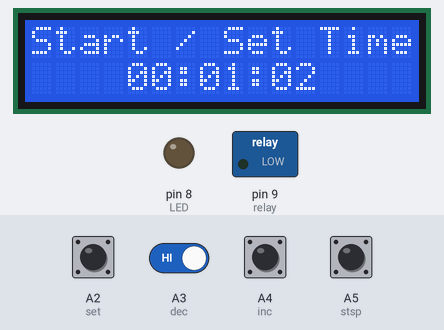
The sketch below on a simulated Arduino Uno, built with avr-gcc and run on an emulated ATmega328P. Shown: 16×2 character LCD, switched loads named in the sketch (green lamp = pin HIGH), output pins drawn as LEDs (lit = HIGH). The test bench sets the inputs (shaded band); at power-on: A2 (set), A3 (dec), A4 (inc), A5 (stsp) HIGH. EEPROM starts erased.

Above: at 3.2 s.
3.3 s: A5 (stsp) pulled LOW for 0.15 s
At 4.3 s:
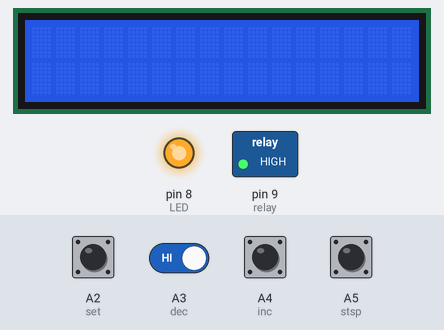
6.4 s: A5 (stsp) pulled LOW for 1 s
At 7.7 s:
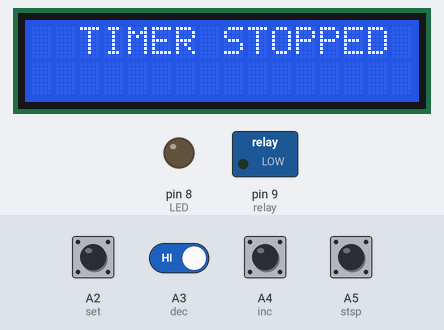
10.4 s: A2 (set) pulled LOW for 0.15 s
At 11.3 s:
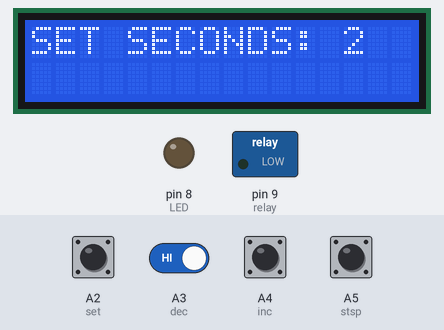
12.4 s: A2 (set) pulled LOW for 1 s
At 13.25 s:
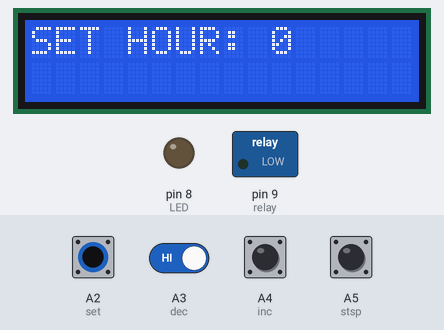
14.9 s: A2 (set) driven LOW and A3 (dec) driven LOW
At 16.08 s:
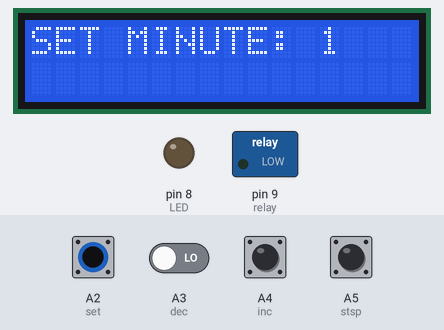
17.9 s: A2 (set) driven HIGH
At 18.4 s:
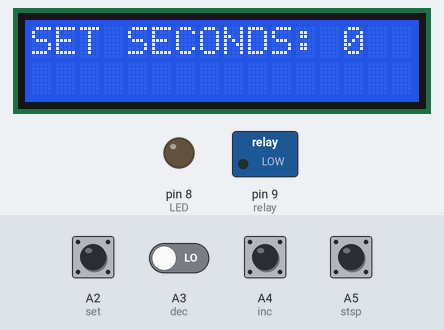
Timing chart, 0 to 20.4 s (numbered marks = the images above; inputs shaded):
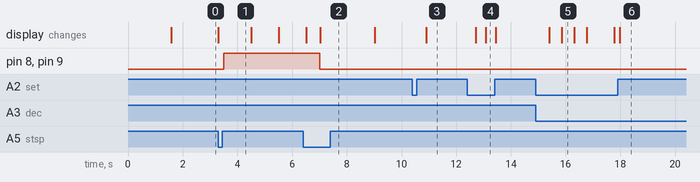

Measured:
- after the input at 3.3 s, pin 8 (LED), pin 9 (relay): LOW → HIGH after 0.20 s; the display: changes at once (image 1)
- after the input at 6.4 s, pin 8 (LED), pin 9 (relay): HIGH → LOW after 0.61 s; the display: first differs from a run without the input after 0.62 s (image 2)
- after the input at 10.4 s, the display: changes after 0.50 s (image 3)
- after the input at 12.4 s, the display: first changes after 0.32 s (image 4 shows a later state)
- after the input at 14.9 s, the display: first changes after 0.50 s (image 5 shows a later state)
- what the display in image 5 shows lasts 0.4 s, from 15.9 s to 16.3 s

The sketch:

master.ino
```cpp
#include <LiquidCrystal.h>
#include<EEPROM.h>


const int rs = 2, en = 3, d4 = 4, d5 = 5, d6 = 6, d7 = 7;
LiquidCrystal lcd(rs, en, d4, d5, d6, d7);
const int stsp = A5;
const int inc = A4;
const int dec = A3;
const int set = A2;
//const int buzz = 9;
const int LED = 8;
const int relay = 9;
int hrs = 0;
int Min = 0;
int sec = 0;
unsigned int check_val = 50;
int add_chk = 0;
int add_hrs = 1;
int add_min = 2;
int add_sec = 3;
bool RUN = true;
bool sec_flag = true;
bool min_flag = true;
bool hrs_flag = true;
void setup()
{
  Serial.begin(9600);
  lcd.begin(16, 2);
  lcd.clear();
  lcd.setCursor(0, 0);
  lcd.print("   SOCKET");
  lcd.setCursor(0, 1);
  lcd.print("COUNTDOWN TIMER");
  pinMode(stsp, INPUT_PULLUP);
  pinMode(inc, INPUT_PULLUP);
  pinMode(dec, INPUT_PULLUP);
  pinMode(set, INPUT_PULLUP);
//  pinMode(buzz, OUTPUT);
  pinMode(LED, OUTPUT);
  pinMode(relay, OUTPUT);

  digitalWrite(LED, LOW);
  digitalWrite(relay, LOW);
//  digitalWrite(buzz, LOW);
  if (EEPROM.read(add_chk) != check_val)
  {
    EEPROM.write(add_chk, check_val);
    EEPROM.write(add_hrs, 0);
    EEPROM.write(add_min, 1);
    EEPROM.write(add_sec, 2);
  }
  else
  {
    hrs = EEPROM.read(add_hrs);
    Min = EEPROM.read(add_min);
    sec = EEPROM.read(add_sec);
  }
  delay(1500);
  INIT();
}

void loop()
{
  if (digitalRead(stsp) == LOW)
  {
    lcd.clear();
    delay(100);
//    digitalWrite(buzz, HIGH);
    delay(100);
//    digitalWrite(buzz, LOW);
    RUN = true;
    while (RUN)
    {
      if (digitalRead(stsp) == LOW)
      {
        delay(500);
        if (digitalRead(stsp) == LOW)
        {
          digitalWrite(LED, LOW);
          digitalWrite(relay, LOW);
          lcd.clear();
          lcd.setCursor(0, 0);
          lcd.print("  TIMER STOPPED");
          lcd.setCursor(0, 1);
          lcd.print("                ");
          delay(2000);
          RUN = false;
          INIT();
          break;
        }
      }
      digitalWrite(LED, HIGH);
      digitalWrite(relay, HIGH);
      sec = sec - 1;
      delay(1000);
      if (sec == -1)
      {
        sec = 59;
        Min = Min - 1;
      }
      if (Min == -1)
      {
        Min = 59;
        hrs = hrs - 1;
      }
      if (hrs == -1) hrs = 0;
      lcd.setCursor(0, 1);
      lcd.print("                ");
      lcd.setCursor(4, 0);
      if (hrs <= 9)
      {
        lcd.print('0');
      }
      lcd.print(hrs);
      lcd.print(':');
      if (Min <= 9)
      {
        lcd.print('0');
      }
      lcd.print(Min);
      lcd.print(':');
      if (sec <= 9)
      {
        lcd.print('0');
      }
      lcd.print(sec);
      if (hrs == 0 && Min == 0 && sec == 0)
      {
        Serial.write("turning off the output\r\n");
        digitalWrite(LED, LOW);
        digitalWrite(relay, LOW);
        lcd.setCursor(4, 0);
        RUN = false;
        for (int i = 0; i < 5; i++)
        {
//          digitalWrite(buzz, HIGH);
          delay(100);
//          digitalWrite(buzz, LOW);
          delay(100);
        }
        INIT();
      }
    }
  }
  if (digitalRead(set) == LOW)
  {
    delay(500);
    while (sec_flag)
    {
      lcd.clear();
      lcd.setCursor(0, 0);
      lcd.print("SET SECONDS: ");
      lcd.print(sec);
      delay(100);
      if (digitalRead(inc) == LOW)
      {
        sec = sec + 1;
        if (sec >= 60) sec = 0;
        delay(100);
      }
      if (digitalRead(dec) == LOW)
      {
        sec = sec - 1;
        if (sec <= -1) sec = 0;
        delay(100);
      }
      if (digitalRead(set) == LOW)
      {
        sec_flag = false;
        delay(250);
      }
    }
    while (min_flag)
    {
      lcd.clear();
      lcd.setCursor(0, 0);
      lcd.print("SET MINUTE: ");
      lcd.print(Min);
      delay(100);
      if (digitalRead(inc) == LOW)
      {
        Min = Min + 1;
        if (Min >= 60) Min = 0;
        delay(100);
      }
      if (digitalRead(dec) == LOW)
      {
        Min = Min - 1;
        if (Min <= -1) Min = 0;
        delay(100);
      }
      if (digitalRead(set) == LOW)
      {
        min_flag = false;
        delay(250);
      }
    }
    while (hrs_flag)
    {
      lcd.clear();
      lcd.setCursor(0, 0);
      lcd.print("SET HOUR: ");
      lcd.print(hrs);
      delay(100);
      if (digitalRead(inc) == LOW)
      {
        hrs = hrs + 1;
        if (hrs > 23) hrs = 0;
        delay(100);
      }
      if (digitalRead(dec) == LOW)
      {
        hrs = hrs - 1;
        if (hrs <= -1) hrs = 0;
        delay(100);
      }
      if (digitalRead(set) == LOW)
      {
        hrs_flag = false;
        delay(250);
      }
    }
    if (hrs == 0 && Min == 0 && sec == 0)
    {
      lcd.clear();
      lcd.setCursor(0, 0);
      lcd.print("  INVALID TIME");
      delay(2000);
    }
    else
    {
      EEPROM.write(add_hrs, hrs);
      EEPROM.write(add_min, Min);
      EEPROM.write(add_sec, sec);
    }
    INIT();
  }
}

void INIT()
{
  hrs = EEPROM.read(add_hrs);
  Min = EEPROM.read(add_min);
  sec = EEPROM.read(add_sec);
  lcd.clear();
  lcd.setCursor(0, 0);
  lcd.print("Start / Set Time");
  lcd.setCursor(4, 1);
  if (hrs <= 9)
  {
    lcd.print('0');
  }
  lcd.print(hrs);
  lcd.print(':');
  if (Min <= 9)
  {
    lcd.print('0');
  }
  lcd.print(Min);
  lcd.print(':');
  if (sec <= 9)
  {
    lcd.print('0');
  }
  lcd.print(sec);
  sec_flag = true;
  min_flag = true;
  hrs_flag = true;
  delay(500);
}
```
